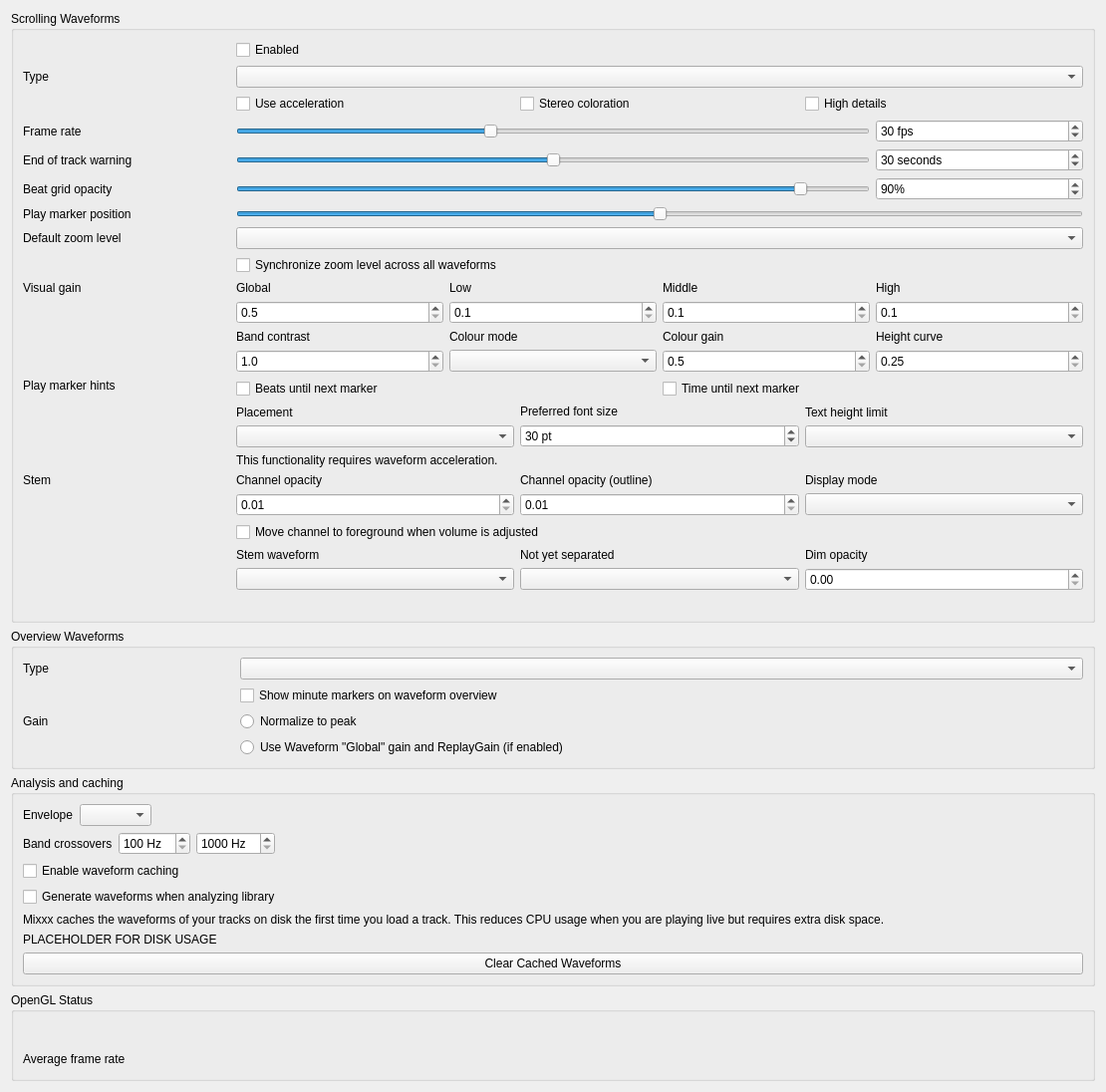
<?xml version="1.0" encoding="UTF-8"?>
<ui version="4.0">
 <class>DlgPrefWaveformDlg</class>
 <widget class="QWidget" name="DlgPrefWaveformDlg">
  <property name="geometry">
   <rect>
    <x>0</x>
    <y>0</y>
    <width>1110</width>
    <height>939</height>
   </rect>
  </property>
  <property name="windowTitle">
   <string>Waveform Preferences</string>
  </property>
  <layout class="QVBoxLayout" name="mainLayout">

  <item>
   <widget class="QGroupBox" name="waveform_groupbox">
    <property name="title">
     <string>Scrolling Waveforms</string>
    </property>
    <layout class="QGridLayout" name="waveform_layout">

     <item row="0" column="1">
      <widget class="QCheckBox" name="useWaveformCheckBox">
       <property name="text">
        <string>Enabled</string>
       </property>
      </widget>
     </item>

     <item row="1" column="0">
      <widget class="QLabel" name="waveformTypeLabel">
       <property name="sizePolicy">
        <sizepolicy hsizetype="Preferred" vsizetype="Preferred">
         <horstretch>0</horstretch>
         <verstretch>0</verstretch>
        </sizepolicy>
       </property>
       <property name="toolTip">
        <string extracomment="The big waveform summary shows the waveform envelope of the track near the current playback position."/>
       </property>
       <property name="text">
        <string>Type</string>
       </property>
       <property name="alignment">
        <set>Qt::AlignLeading|Qt::AlignLeft|Qt::AlignVCenter</set>
       </property>
       <property name="buddy">
        <cstring>waveformTypeComboBox</cstring>
       </property>
      </widget>
     </item>
     <item row="1" column="1" colspan="4">
      <widget class="QComboBox" name="waveformTypeComboBox">
       <property name="toolTip">
        <string>The waveform shows the waveform envelope of the track near the current playback position.
Select from different types of displays for the waveform, which differ primarily in the level of detail shown in the waveform.</string>
       </property>
      </widget>
     </item>

     <item row="2" column="1" colspan="4">
      <layout class="QHBoxLayout" name="waveform_render_options">
       <item>
        <widget class="QCheckBox" name="useAccelerationCheckBox">
         <property name="text">
          <string>Use acceleration</string>
         </property>
        </widget>
       </item>
       <item>
        <widget class="QCheckBox" name="splitLeftRightCheckBox">
         <property name="text">
          <string>Stereo coloration</string>
         </property>
        </widget>
       </item>
       <item>
        <widget class="QCheckBox" name="highDetailCheckBox">
         <property name="text">
          <string>High details</string>
         </property>
        </widget>
       </item>
      </layout>
     </item>

     <item row="4" column="0">
      <widget class="QLabel" name="frameRateLabel">
       <property name="text">
        <string>Frame rate</string>
       </property>
       <property name="alignment">
        <set>Qt::AlignLeading|Qt::AlignLeft|Qt::AlignVCenter</set>
       </property>
       <property name="buddy">
        <cstring>frameRateSlider</cstring>
       </property>
      </widget>
     </item>
     <item row="4" column="1" colspan="3">
      <widget class="QSlider" name="frameRateSlider">
       <property name="sizePolicy">
        <sizepolicy hsizetype="Preferred" vsizetype="Fixed">
         <horstretch>0</horstretch>
         <verstretch>0</verstretch>
        </sizepolicy>
       </property>
       <property name="maximumSize">
        <size>
         <width>16777215</width>
         <height>16777215</height>
        </size>
       </property>
       <property name="minimum">
        <number>10</number>
       </property>
       <property name="maximum">
        <number>60</number>
       </property>
       <property name="value">
        <number>30</number>
       </property>
       <property name="orientation">
        <enum>Qt::Horizontal</enum>
       </property>
      </widget>
     </item>
     <item row="4" column="4">
      <widget class="QSpinBox" name="frameRateSpinBox">
       <property name="toolTip">
        <string/>
       </property>
       <property name="suffix">
        <string> fps</string>
       </property>
       <property name="minimum">
        <number>10</number>
       </property>
       <property name="maximum">
        <number>60</number>
       </property>
       <property name="value">
        <number>30</number>
       </property>
      </widget>
     </item>

     <item row="5" column="0">
      <widget class="QLabel" name="endOfTrackWarningTimeLabel">
       <property name="text">
        <string>End of track warning</string>
       </property>
       <property name="alignment">
        <set>Qt::AlignLeading|Qt::AlignLeft|Qt::AlignVCenter</set>
       </property>
       <property name="buddy">
        <cstring>endOfTrackWarningTimeSlider</cstring>
       </property>
      </widget>
     </item>
     <item row="5" column="1" colspan="3">
      <widget class="QSlider" name="endOfTrackWarningTimeSlider">
       <property name="sizePolicy">
        <sizepolicy hsizetype="Preferred" vsizetype="Fixed">
         <horstretch>0</horstretch>
         <verstretch>0</verstretch>
        </sizepolicy>
       </property>
       <property name="maximumSize">
        <size>
         <width>16777215</width>
         <height>16777215</height>
        </size>
       </property>
       <property name="minimum">
        <number>0</number>
       </property>
       <property name="maximum">
        <number>60</number>
       </property>
       <property name="value">
        <number>30</number>
       </property>
       <property name="orientation">
        <enum>Qt::Horizontal</enum>
       </property>
      </widget>
     </item>
     <item row="5" column="4">
      <widget class="QSpinBox" name="endOfTrackWarningTimeSpinBox">
       <property name="toolTip">
        <string>Highlight the waveforms when the last seconds of a track remains.</string>
       </property>
       <property name="suffix">
        <string> seconds</string>
       </property>
       <property name="minimum">
        <number>0</number>
       </property>
       <property name="maximum">
        <number>60</number>
       </property>
       <property name="value">
        <number>30</number>
       </property>
      </widget>
     </item>

     <item row="6" column="0">
      <widget class="QLabel" name="BeatgridWaveform">
       <property name="toolTip">
        <string/>
       </property>
       <property name="midLineWidth">
        <number>6</number>
       </property>
       <property name="text">
        <string>Beat grid opacity</string>
       </property>
       <property name="alignment">
        <set>Qt::AlignLeading|Qt::AlignLeft|Qt::AlignVCenter</set>
       </property>
      </widget>
     </item>
     <item row="6" column="1" colspan="3">
      <widget class="QSlider" name="beatGridAlphaSlider">
       <property name="maximum">
        <number>100</number>
       </property>
       <property name="value">
        <number>90</number>
       </property>
       <property name="orientation">
        <enum>Qt::Horizontal</enum>
       </property>
      </widget>
     </item>
     <item row="6" column="4">
      <widget class="QSpinBox" name="beatGridAlphaSpinBox">
       <property name="toolTip">
        <string>Set amount of opacity on beat grid lines.</string>
       </property>
       <property name="suffix">
        <string>%</string>
       </property>
       <property name="maximum">
        <number>100</number>
       </property>
       <property name="value">
        <number>90</number>
       </property>
      </widget>
     </item>

     <item row="7" column="0">
      <widget class="QLabel" name="playMarkerPositionLabel">
       <property name="text">
        <string>Play marker position</string>
       </property>
      </widget>
     </item>
     <item row="7" column="1" colspan="4">
      <widget class="QSlider" name="playMarkerPositionSlider">
       <property name="sizePolicy">
        <sizepolicy hsizetype="Preferred" vsizetype="Fixed">
         <horstretch>0</horstretch>
         <verstretch>0</verstretch>
        </sizepolicy>
       </property>
       <property name="maximumSize">
        <size>
         <width>16777215</width>
         <height>16777215</height>
        </size>
       </property>
       <property name="toolTip">
        <string>Moves the play marker position on the waveforms to the left, right or center (default).</string>
       </property>
       <property name="minimum">
        <number>0</number>
       </property>
       <property name="maximum">
        <number>100</number>
       </property>
       <property name="value">
        <number>50</number>
       </property>
       <property name="orientation">
        <enum>Qt::Horizontal</enum>
       </property>
      </widget>
     </item>

     <item row="8" column="0">
      <widget class="QLabel" name="defaultZoomLabel">
       <property name="text">
        <string extracomment="Waveform zoom">Default zoom level</string>
       </property>
       <property name="alignment">
        <set>Qt::AlignLeading|Qt::AlignLeft|Qt::AlignVCenter</set>
       </property>
       <property name="buddy">
        <cstring>defaultZoomComboBox</cstring>
       </property>
      </widget>
     </item>
     <item row="8" column="1" colspan="4">
      <widget class="QComboBox" name="defaultZoomComboBox"/>
     </item>

     <item row="9" column="1" colspan="4">
      <widget class="QCheckBox" name="synchronizeZoomCheckBox">
       <property name="toolTip">
        <string>Synchronize zoom level across all waveform displays.</string>
       </property>
       <property name="text">
        <string>Synchronize zoom level across all waveforms</string>
       </property>
      </widget>
     </item>

     <item row="10" column="0">
      <widget class="QLabel" name="visualGainLabel">
       <property name="text">
        <string>Visual gain</string>
       </property>
       <property name="alignment">
        <set>Qt::AlignLeading|Qt::AlignLeft|Qt::AlignTop</set>
       </property>
       <property name="buddy">
        <cstring>allVisualGain</cstring>
       </property>
      </widget>
     </item>
     <item row="10" column="1" colspan="4">
      <layout class="QGridLayout" name="gridLayout_3">
       <item row="0" column="0">
        <widget class="QLabel" name="visualGainLabel_global">
         <property name="text">
          <string>Global</string>
         </property>
         <property name="alignment">
          <set>Qt::AlignLeading|Qt::AlignLeft|Qt::AlignVCenter</set>
         </property>
         <property name="buddy">
          <cstring>allVisualGain</cstring>
         </property>
        </widget>
       </item>
       <item row="0" column="1">
        <widget class="QLabel" name="visualGainLabel_low">
         <property name="text">
          <string>Low</string>
         </property>
         <property name="alignment">
          <set>Qt::AlignLeading|Qt::AlignLeft|Qt::AlignVCenter</set>
         </property>
         <property name="buddy">
          <cstring>lowVisualGain</cstring>
         </property>
        </widget>
       </item>
       <item row="0" column="2">
        <widget class="QLabel" name="visualGainLabel_mid">
         <property name="text">
          <string>Middle</string>
         </property>
         <property name="alignment">
          <set>Qt::AlignLeading|Qt::AlignLeft|Qt::AlignVCenter</set>
         </property>
         <property name="buddy">
          <cstring>midVisualGain</cstring>
         </property>
        </widget>
       </item>
       <item row="0" column="3">
        <widget class="QLabel" name="visualGainLabel_high">
         <property name="text">
          <string>High</string>
         </property>
         <property name="alignment">
          <set>Qt::AlignLeading|Qt::AlignLeft|Qt::AlignVCenter</set>
         </property>
         <property name="buddy">
          <cstring>highVisualGain</cstring>
         </property>
        </widget>
       </item>

       <item row="1" column="0">
        <widget class="QDoubleSpinBox" name="allVisualGain">
         <property name="toolTip">
          <string>Global visual gain</string>
         </property>
         <property name="decimals">
          <number>1</number>
         </property>
         <property name="minimum">
          <double>0.500000000000000</double>
         </property>
         <property name="maximum">
          <double>5.000000000000000</double>
         </property>
         <property name="singleStep">
          <double>0.100000000000000</double>
         </property>
        </widget>
       </item>
       <item row="1" column="1">
        <widget class="QDoubleSpinBox" name="lowVisualGain">
         <property name="toolTip">
          <string>Visual gain of the low frequencies</string>
         </property>
         <property name="decimals">
          <number>1</number>
         </property>
         <property name="minimum">
          <double>0.100000000000000</double>
         </property>
         <property name="maximum">
          <double>5.000000000000000</double>
         </property>
         <property name="singleStep">
          <double>0.100000000000000</double>
         </property>
        </widget>
       </item>
       <item row="1" column="2">
        <widget class="QDoubleSpinBox" name="midVisualGain">
         <property name="toolTip">
          <string>Visual gain of the middle frequencies</string>
         </property>
         <property name="decimals">
          <number>1</number>
         </property>
         <property name="minimum">
          <double>0.100000000000000</double>
         </property>
         <property name="maximum">
          <double>5.000000000000000</double>
         </property>
         <property name="singleStep">
          <double>0.100000000000000</double>
         </property>
        </widget>
       </item>
       <item row="1" column="3">
        <widget class="QDoubleSpinBox" name="highVisualGain">
         <property name="toolTip">
          <string>Visual gain of the high frequencies</string>
         </property>
         <property name="decimals">
          <number>1</number>
         </property>
         <property name="minimum">
          <double>0.100000000000000</double>
         </property>
         <property name="maximum">
          <double>5.000000000000000</double>
         </property>
         <property name="singleStep">
          <double>0.100000000000000</double>
         </property>
        </widget>
       </item>

       <item row="2" column="0">
        <widget class="QLabel" name="bandContrastLabel">
         <property name="text">
          <string>Band contrast</string>
         </property>
         <property name="alignment">
          <set>Qt::AlignLeading|Qt::AlignLeft|Qt::AlignVCenter</set>
         </property>
         <property name="buddy">
          <cstring>bandContrast</cstring>
         </property>
        </widget>
       </item>
       <item row="3" column="0">
        <widget class="QDoubleSpinBox" name="bandContrast">
         <property name="toolTip">
          <string>How strongly the loudest frequency band decides the colour of an RGB waveform column. 1.0 blends the bands in proportion; higher values let the dominant band take over.</string>
         </property>
         <property name="decimals">
          <number>1</number>
         </property>
         <property name="minimum">
          <double>1.000000000000000</double>
         </property>
         <property name="maximum">
          <double>4.000000000000000</double>
         </property>
         <property name="singleStep">
          <double>0.100000000000000</double>
         </property>
        </widget>
       </item>
       <item row="2" column="1">
        <widget class="QLabel" name="colorModeLabel">
         <property name="text">
          <string>Colour mode</string>
         </property>
         <property name="alignment">
          <set>Qt::AlignLeading|Qt::AlignLeft|Qt::AlignVCenter</set>
         </property>
         <property name="buddy">
          <cstring>colorModeComboBox</cstring>
         </property>
        </widget>
       </item>
       <item row="3" column="1">
        <widget class="QComboBox" name="colorModeComboBox">
         <property name="toolTip">
          <string>Relative divides each RGB column by its loudest band, so the hue follows whichever band wins. Proportional colours by each band's share of the column's total level, so the hue follows the balance and does not depend on loudness.</string>
         </property>
        </widget>
       </item>
       <item row="2" column="2">
        <widget class="QLabel" name="colorGainLabel">
         <property name="text">
          <string>Colour gain</string>
         </property>
         <property name="alignment">
          <set>Qt::AlignLeading|Qt::AlignLeft|Qt::AlignVCenter</set>
         </property>
         <property name="buddy">
          <cstring>colorGain</cstring>
         </property>
        </widget>
       </item>
       <item row="3" column="2">
        <widget class="QDoubleSpinBox" name="colorGain">
         <property name="toolTip">
          <string>Proportional colour mode only: how large a band's share must be to reach full brightness. Higher values saturate sooner.</string>
         </property>
         <property name="decimals">
          <number>1</number>
         </property>
         <property name="minimum">
          <double>0.500000000000000</double>
         </property>
         <property name="maximum">
          <double>10.000000000000000</double>
         </property>
         <property name="singleStep">
          <double>0.100000000000000</double>
         </property>
        </widget>
       </item>
       <item row="2" column="3">
        <widget class="QLabel" name="heightCurveLabel">
         <property name="text">
          <string>Height curve</string>
         </property>
         <property name="alignment">
          <set>Qt::AlignLeading|Qt::AlignLeft|Qt::AlignVCenter</set>
         </property>
         <property name="buddy">
          <cstring>heightCurve</cstring>
         </property>
        </widget>
       </item>
       <item row="3" column="3">
        <widget class="QDoubleSpinBox" name="heightCurve">
         <property name="toolTip">
          <string>Exponent applied to each column's level before it becomes a height. 1.0 is linear; lower values lift quiet passages so the shape reads at a glance.</string>
         </property>
         <property name="decimals">
          <number>2</number>
         </property>
         <property name="minimum">
          <double>0.250000000000000</double>
         </property>
         <property name="maximum">
          <double>1.000000000000000</double>
         </property>
         <property name="singleStep">
          <double>0.050000000000000</double>
         </property>
        </widget>
       </item>
      </layout>
     </item>

     <item row="11" column="0">
      <widget class="QLabel" name="marker_hints_label">
       <property name="text">
        <string>Play marker hints</string>
       </property>
       <property name="alignment">
        <set>Qt::AlignLeading|Qt::AlignLeft|Qt::AlignTop</set>
       </property>
      </widget>
     </item>
     <item row="11" column="1" colspan="2">
      <widget class="QCheckBox" name="untilMarkShowBeatsCheckBox">
       <property name="text">
        <string>Beats until next marker</string>
       </property>
      </widget>
     </item>
     <item row="11" column="3" colspan="2">
      <widget class="QCheckBox" name="untilMarkShowTimeCheckBox">
       <property name="text">
        <string>Time until next marker</string>
       </property>
      </widget>
     </item>

     <item row="12" column="1" colspan="4">
      <layout class="QHBoxLayout" name="marker_option_layout">
       <item>
        <layout class="QVBoxLayout" name="marker_options_placement_layout">
         <item>
          <widget class="QLabel" name="untilMarkAlignLabel">
           <property name="text">
            <string>Placement</string>
           </property>
           <property name="alignment">
            <set>Qt::AlignLeading|Qt::AlignLeft|Qt::AlignVCenter</set>
           </property>
           <property name="buddy">
            <cstring>untilMarkAlignComboBox</cstring>
           </property>
          </widget>
         </item>
         <item>
          <widget class="QComboBox" name="untilMarkAlignComboBox"/>
         </item>
        </layout>
       </item>

       <item>
        <layout class="QVBoxLayout" name="marker_options_font_layout">
         <item>
          <widget class="QLabel" name="untilMarkTextPointSizeLabel">
           <property name="text">
            <string>Preferred font size</string>
           </property>
           <property name="alignment">
            <set>Qt::AlignLeading|Qt::AlignLeft|Qt::AlignVCenter</set>
           </property>
           <property name="buddy">
            <cstring>untilMarkTextPointSizeSpinBox</cstring>
           </property>
          </widget>
         </item>
         <item>
          <widget class="QSpinBox" name="untilMarkTextPointSizeSpinBox">
           <property name="toolTip">
            <string/>
           </property>
           <property name="suffix">
            <string> pt</string>
           </property>
           <property name="minimum">
            <number>10</number>
           </property>
           <property name="maximum">
            <number>100</number>
           </property>
           <property name="value">
            <number>30</number>
           </property>
          </widget>
         </item>
        </layout>
       </item>

       <item>
        <layout class="QVBoxLayout" name="marker_options_textheight_layout">
         <item>
          <widget class="QLabel" name="untilMarkTextHeightLimitLabel">
           <property name="text">
            <string>Text height limit</string>
           </property>
           <property name="alignment">
            <set>Qt::AlignLeading|Qt::AlignLeft|Qt::AlignVCenter</set>
           </property>
           <property name="buddy">
            <cstring>untilMarkTextHeightLimitComboBox</cstring>
           </property>
          </widget>
         </item>
         <item>
          <widget class="QComboBox" name="untilMarkTextHeightLimitComboBox"/>
         </item>
        </layout>
       </item>

      </layout><!-- marker_option_layout -->
     </item>

     <item row="13" column="1" colspan="4">
      <widget class="QLabel" name="requiresGLSLLabel">
       <property name="text">
        <string>This functionality requires waveform acceleration.</string>
       </property>
       <property name="alignment">
        <set>Qt::AlignLeading|Qt::AlignLeft|Qt::AlignVCenter</set>
       </property>
      </widget>
     </item>

     <item row="14" column="0">
      <widget class="QLabel" name="stemOpacityLabel">
       <property name="text">
        <string>Stem</string>
       </property>
       <property name="alignment">
        <set>Qt::AlignLeading|Qt::AlignLeft|Qt::AlignTop</set>
       </property>
       <property name="buddy">
        <cstring>stemOpacitySpinBox</cstring>
       </property>
      </widget>
     </item>
     <item row="14" column="1" colspan="4">
      <layout class="QGridLayout" name="stemOpacityGridLayout">
       <item row="0" column="0">
        <widget class="QLabel" name="stemOpacityMainLabel">
         <property name="text">
          <string>Channel opacity</string>
         </property>
         <property name="alignment">
          <set>Qt::AlignLeading|Qt::AlignLeft|Qt::AlignVCenter</set>
         </property>
         <property name="buddy">
          <cstring>stemOpacitySpinBox</cstring>
         </property>
        </widget>
       </item>
       <item row="0" column="1">
        <widget class="QLabel" name="stemOpacityOutlineLabel">
         <property name="text">
          <string>Channel opacity (outline)</string>
         </property>
         <property name="alignment">
          <set>Qt::AlignLeading|Qt::AlignLeft|Qt::AlignVCenter</set>
         </property>
         <property name="buddy">
          <cstring>stemOutlineOpacitySpinBox</cstring>
         </property>
        </widget>
       </item>
       <item row="0" column="2">
        <widget class="QLabel" name="stemDisplayModeLabel">
         <property name="text">
          <string>Display mode</string>
         </property>
         <property name="alignment">
          <set>Qt::AlignLeading|Qt::AlignLeft|Qt::AlignVCenter</set>
         </property>
         <property name="buddy">
          <cstring>stemDisplayModeComboBox</cstring>
         </property>
        </widget>
       </item>

       <item row="1" column="0">
        <widget class="QDoubleSpinBox" name="stemOpacitySpinBox">
         <property name="toolTip">
          <string>Main stem opacity</string>
         </property>
         <property name="decimals">
          <number>2</number>
         </property>
         <property name="minimum">
          <double>0.010000000000000</double>
         </property>
         <property name="maximum">
          <double>1.000000000000000</double>
         </property>
         <property name="singleStep">
          <double>0.010000000000000</double>
         </property>
        </widget>
       </item>
       <item row="1" column="1">
        <widget class="QDoubleSpinBox" name="stemOutlineOpacitySpinBox">
         <property name="toolTip">
          <string>Outline stem opacity</string>
         </property>
         <property name="decimals">
          <number>2</number>
         </property>
         <property name="minimum">
          <double>0.010000000000000</double>
         </property>
         <property name="maximum">
          <double>1.000000000000000</double>
         </property>
         <property name="singleStep">
          <double>0.010000000000000</double>
         </property>
        </widget>
       </item>
       <item row="1" column="2">
        <widget class="QComboBox" name="stemDisplayModeComboBox">
         <property name="toolTip">
          <string>Select the display layout for stem waveforms</string>
         </property>
        </widget>
       </item>
       <item row="2" column="0" colspan="3">
        <widget class="QCheckBox" name="stemReorderLayerOnChangedCheckBox">
         <property name="text">
          <string>Move channel to foreground when volume is adjusted</string>
         </property>
        </widget>
       </item>

       <item row="3" column="0">
        <widget class="QLabel" name="liveStemViewLabel">
         <property name="text">
          <string>Stem waveform</string>
         </property>
         <property name="alignment">
          <set>Qt::AlignLeading|Qt::AlignLeft|Qt::AlignVCenter</set>
         </property>
         <property name="buddy">
          <cstring>liveStemViewComboBox</cstring>
         </property>
        </widget>
       </item>
       <item row="3" column="1">
        <widget class="QLabel" name="liveStemUnseparatedLabel">
         <property name="text">
          <string>Not yet separated</string>
         </property>
         <property name="alignment">
          <set>Qt::AlignLeading|Qt::AlignLeft|Qt::AlignVCenter</set>
         </property>
         <property name="buddy">
          <cstring>liveStemUnseparatedComboBox</cstring>
         </property>
        </widget>
       </item>
       <item row="3" column="2">
        <widget class="QLabel" name="liveStemUnseparatedOpacityLabel">
         <property name="text">
          <string>Dim opacity</string>
         </property>
         <property name="alignment">
          <set>Qt::AlignLeading|Qt::AlignLeft|Qt::AlignVCenter</set>
         </property>
         <property name="buddy">
          <cstring>liveStemUnseparatedOpacitySpinBox</cstring>
         </property>
        </widget>
       </item>
       <item row="4" column="0">
        <widget class="QComboBox" name="liveStemViewComboBox">
         <property name="toolTip">
          <string>When a deck with separated stems shows them instead of the normal waveform</string>
         </property>
        </widget>
       </item>
       <item row="4" column="1">
        <widget class="QComboBox" name="liveStemUnseparatedComboBox">
         <property name="toolTip">
          <string>What the stem waveform shows in the part of the track that is not separated yet</string>
         </property>
        </widget>
       </item>
       <item row="4" column="2">
        <widget class="QDoubleSpinBox" name="liveStemUnseparatedOpacitySpinBox">
         <property name="toolTip">
          <string>Opacity of the dimmed waveform in the part that is not separated yet</string>
         </property>
         <property name="decimals">
          <number>2</number>
         </property>
         <property name="minimum">
          <double>0.000000000000000</double>
         </property>
         <property name="maximum">
          <double>1.000000000000000</double>
         </property>
         <property name="singleStep">
          <double>0.050000000000000</double>
         </property>
        </widget>
       </item>
      </layout>
     </item>

     <item row="15" column="1" colspan="4">
      <widget class="QLabel" name="requiresGLSLLabel2">
       <property name="alignment">
        <set>Qt::AlignLeading|Qt::AlignLeft|Qt::AlignVCenter</set>
       </property>
      </widget>
     </item>

    </layout>
   </widget>
  </item><!-- waveform groupbox -->

  <item>
   <widget class="QGroupBox" name="overview_groupbox">
    <property name="title">
     <string>Overview Waveforms</string>
    </property>
    <layout class="QGridLayout" name="overview_layout">

     <item row="0" column="0">
      <widget class="QLabel" name="waveformOverviewLabel">
       <property name="toolTip">
        <string extracomment="The smaller, zoomed-out version of the waveform shows the various markers within the track as well as the waveform envelope of the entire track."/>
       </property>
       <property name="text">
        <string>Type</string>
       </property>
      </widget>
     </item>
     <item row="0" column="1" colspan="4">
      <widget class="QComboBox" name="waveformOverviewComboBox">
       <property name="toolTip">
        <string>The waveform overview shows the waveform envelope of the entire track.
Select from different types of displays for the waveform overview, which differ primarily in the level of detail shown in the waveform.</string>
       </property>
      </widget>
     </item>

     <item row="1" column="1" colspan="4">
      <widget class="QCheckBox" name="overviewMinuteMarkersCheckBox">
       <property name="text">
        <string>Show minute markers on waveform overview</string>
       </property>
      </widget>
     </item>

     <item row="2" column="0">
      <widget class="QLabel" name="overview_gain_label">
       <property name="toolTip">
        <string extracomment="Select a gain mode for the waveform overview."/>
       </property>
       <property name="text">
        <string>Gain</string>
       </property>
      </widget>
     </item>
     <item row="2" column="1" colspan="4">
      <widget class="QRadioButton" name="overview_scale_normalize">
       <property name="text">
        <string>Normalize to peak</string>
       </property>
       <attribute name="buttonGroup">
        <string notr="true">overview_scale_options</string>
       </attribute>
      </widget>
     </item>
     <item row="3" column="1" colspan="4">
      <widget class="QRadioButton" name="overview_scale_allReplayGain">
       <property name="text">
        <string extracomment="'Global' refers to the 'Global' visual gain in the scrolling waveform settings">Use Waveform "Global" gain and ReplayGain (if enabled)</string>
       </property>
       <attribute name="buttonGroup">
        <string notr="true">overview_scale_options</string>
       </attribute>
      </widget>
     </item>

    </layout>
   </widget>
  </item><!-- overview_groupbox -->

  <item>
   <widget class="QGroupBox" name="caching_groupbox">
    <property name="title">
     <string>Analysis and caching</string>
    </property>
    <layout class="QVBoxLayout" name="caching_layout">
     <item>
      <layout class="QHBoxLayout" name="envelope_layout">
       <item>
        <widget class="QLabel" name="envelopeLabel">
         <property name="text">
          <string>Envelope</string>
         </property>
         <property name="buddy">
          <cstring>envelopeComboBox</cstring>
         </property>
        </widget>
       </item>
       <item>
        <widget class="QComboBox" name="envelopeComboBox">
         <property name="toolTip">
          <string>How each column of the waveform summarizes its audio. Peak follows the loudest sample, RMS follows the average energy and tracks perceived loudness more closely. Applies to newly analyzed tracks; clear the cached waveforms to regenerate existing ones.</string>
         </property>
        </widget>
       </item>
       <item>
        <spacer name="envelope_spacer">
         <property name="orientation">
          <enum>Qt::Horizontal</enum>
         </property>
         <property name="sizeHint" stdset="0">
          <size>
           <width>40</width>
           <height>20</height>
          </size>
         </property>
        </spacer>
       </item>
      </layout>
     </item>
     <item>
      <layout class="QHBoxLayout" name="crossover_layout">
       <item>
        <widget class="QLabel" name="crossoverLabel">
         <property name="text">
          <string>Band crossovers</string>
         </property>
         <property name="buddy">
          <cstring>lowMidCrossover</cstring>
         </property>
        </widget>
       </item>
       <item>
        <widget class="QSpinBox" name="lowMidCrossover">
         <property name="toolTip">
          <string>Frequency where the low band ends and the mid band begins. Applies to newly analyzed tracks; clear the cached waveforms to regenerate existing ones.</string>
         </property>
         <property name="suffix">
          <string> Hz</string>
         </property>
         <property name="minimum">
          <number>100</number>
         </property>
         <property name="maximum">
          <number>2000</number>
         </property>
         <property name="singleStep">
          <number>10</number>
         </property>
        </widget>
       </item>
       <item>
        <widget class="QSpinBox" name="midHighCrossover">
         <property name="toolTip">
          <string>Frequency where the mid band ends and the high band begins. Applies to newly analyzed tracks; clear the cached waveforms to regenerate existing ones.</string>
         </property>
         <property name="suffix">
          <string> Hz</string>
         </property>
         <property name="minimum">
          <number>1000</number>
         </property>
         <property name="maximum">
          <number>12000</number>
         </property>
         <property name="singleStep">
          <number>50</number>
         </property>
        </widget>
       </item>
       <item>
        <spacer name="crossover_spacer">
         <property name="orientation">
          <enum>Qt::Horizontal</enum>
         </property>
         <property name="sizeHint" stdset="0">
          <size>
           <width>40</width>
           <height>20</height>
          </size>
         </property>
        </spacer>
       </item>
      </layout>
     </item>
     <item>
      <widget class="QCheckBox" name="enableWaveformCaching">
       <property name="text">
        <string>Enable waveform caching</string>
       </property>
      </widget>
     </item>
     <item>
      <widget class="QCheckBox" name="enableWaveformGenerationWithAnalysis">
       <property name="text">
        <string>Generate waveforms when analyzing library</string>
       </property>
      </widget>
     </item>
     <item>
      <widget class="QLabel" name="waveformCachingInfo">
       <property name="text">
        <string>Mixxx caches the waveforms of your tracks on disk the first time you load a track. This reduces CPU usage when you are playing live but requires extra disk space.</string>
       </property>
       <property name="wordWrap">
        <bool>true</bool>
       </property>
      </widget>
     </item>
     <item>
      <widget class="QLabel" name="waveformDiskUsage">
       <property name="sizePolicy">
        <sizepolicy hsizetype="Expanding" vsizetype="Minimum">
         <horstretch>0</horstretch>
         <verstretch>0</verstretch>
        </sizepolicy>
       </property>
       <property name="text">
        <string notr="true">PLACEHOLDER FOR DISK USAGE</string>
       </property>
       <property name="wordWrap">
        <bool>true</bool>
       </property>
      </widget>
     </item>
     <item>
      <widget class="QPushButton" name="clearCachedWaveforms">
       <property name="text">
        <string>Clear Cached Waveforms</string>
       </property>
      </widget>
     </item>
    </layout>
   </widget>
  </item><!-- caching_groupbox -->

  <item>
   <widget class="QGroupBox" name="opengl_status_groupbox">
    <property name="title">
     <string>OpenGL Status</string>
    </property>
    <layout class="QGridLayout" name="opengl_status_layout">
     <item row="0" column="0" colspan="3">
      <widget class="QLabel" name="openGlStatusData">
       <property name="sizePolicy">
        <sizepolicy hsizetype="Expanding" vsizetype="Minimum">
         <horstretch>0</horstretch>
         <verstretch>0</verstretch>
        </sizepolicy>
       </property>
       <property name="toolTip">
        <string>Displays which OpenGL version is supported by the current platform.</string>
       </property>
       <property name="text">
        <string/>
       </property>
       <property name="wordWrap">
        <bool>true</bool>
       </property>
       <property name="textInteractionFlags">
        <set>Qt::TextSelectableByKeyboard|Qt::TextSelectableByMouse</set>
       </property>
      </widget>
     </item>
     <item row="1" column="0">
      <widget class="QLabel" name="openGlStatusLabel_2">
       <property name="toolTip">
        <string/>
       </property>
       <property name="text">
        <string>Average frame rate</string>
       </property>
       <property name="alignment">
        <set>Qt::AlignLeading|Qt::AlignLeft|Qt::AlignVCenter</set>
       </property>
      </widget>
     </item>
     <item row="1" column="1" colspan="2">
      <widget class="QLabel" name="frameRateAverage">
       <property name="toolTip">
        <string>Displays the actual frame rate.</string>
       </property>
       <property name="text">
        <string/>
       </property>
      </widget>
     </item>
    </layout>
   </widget>
  </item><!-- opengl_status_groupbox -->

 </layout>
 </widget>
 <tabstops>
  <tabstop>useWaveformCheckBox</tabstop>
  <tabstop>waveformTypeComboBox</tabstop>
  <tabstop>useAccelerationCheckBox</tabstop>
  <tabstop>splitLeftRightCheckBox</tabstop>
  <tabstop>highDetailCheckBox</tabstop>
  <tabstop>frameRateSlider</tabstop>
  <tabstop>frameRateSpinBox</tabstop>
  <tabstop>endOfTrackWarningTimeSlider</tabstop>
  <tabstop>endOfTrackWarningTimeSpinBox</tabstop>
  <tabstop>beatGridAlphaSlider</tabstop>
  <tabstop>beatGridAlphaSpinBox</tabstop>
  <tabstop>playMarkerPositionSlider</tabstop>
  <tabstop>defaultZoomComboBox</tabstop>
  <tabstop>synchronizeZoomCheckBox</tabstop>
  <tabstop>allVisualGain</tabstop>
  <tabstop>lowVisualGain</tabstop>
  <tabstop>midVisualGain</tabstop>
  <tabstop>highVisualGain</tabstop>
  <tabstop>bandContrast</tabstop>
  <tabstop>colorModeComboBox</tabstop>
  <tabstop>colorGain</tabstop>
  <tabstop>heightCurve</tabstop>
  <tabstop>untilMarkShowBeatsCheckBox</tabstop>
  <tabstop>untilMarkShowTimeCheckBox</tabstop>
  <tabstop>untilMarkAlignComboBox</tabstop>
  <tabstop>untilMarkTextPointSizeSpinBox</tabstop>
  <tabstop>untilMarkTextHeightLimitComboBox</tabstop>
  <tabstop>waveformOverviewComboBox</tabstop>
  <tabstop>overviewMinuteMarkersCheckBox</tabstop>
  <tabstop>overview_scale_normalize</tabstop>
  <tabstop>overview_scale_allReplayGain</tabstop>
  <tabstop>envelopeComboBox</tabstop>
  <tabstop>lowMidCrossover</tabstop>
  <tabstop>midHighCrossover</tabstop>
  <tabstop>enableWaveformCaching</tabstop>
  <tabstop>enableWaveformGenerationWithAnalysis</tabstop>
  <tabstop>clearCachedWaveforms</tabstop>
 </tabstops>
 <buttongroups>
  <buttongroup name="overview_scale_options"/>
 </buttongroups>
 <resources/>
 <connections/>
</ui>
